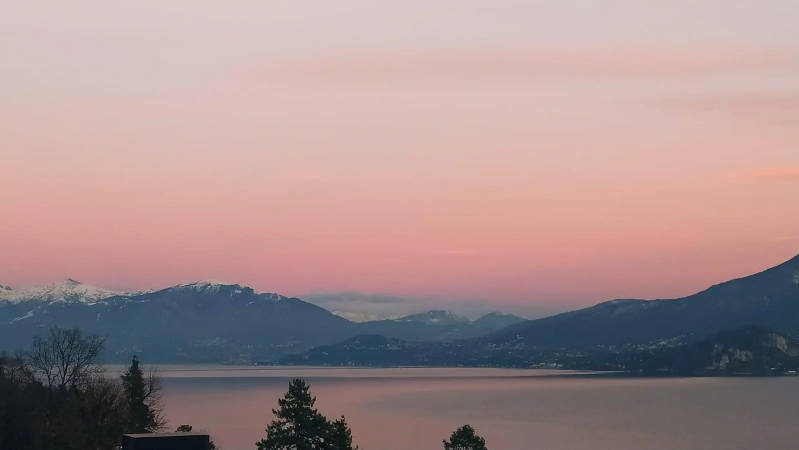
#> input picture img/hero-1598.webp, 1598 x 899 px (shown at 1/2 size)
$ python og.py
#> lines starting #> are read from the running program, lines starting #| are printed output that depends on the picture
#!/usr/bin/env python3
"""Genera le immagini di condivisione social (1200x630 JPG), una per lingua.

Uso:  python3 _src/og.py   (richiede Pillow: pip install pillow; font di sistema macOS)
Scrive img/og-<lingua>.jpg usando i testi di _src/i18n/<lingua>.json.
"""
import json, re
from pathlib import Path
from PIL import Image, ImageDraw, ImageFont

ROOT = Path(__file__).resolve().parent.parent
LANGS = ["it", "en", "de", "fr", "es"]
W, H = 1200, 630
FUTURA = "/System/Library/Fonts/Supplemental/Futura.ttc"
AVENIR = "/System/Library/Fonts/Avenir Next.ttc"
bold = lambda s: ImageFont.truetype(FUTURA, s, index=2)        # Futura Bold
light = lambda s: ImageFont.truetype(AVENIR, s, index=7)       # Avenir Next Regular
medium = lambda s: ImageFont.truetype(AVENIR, s, index=5)      # Avenir Next Medium
ACCENT = (224, 118, 43)


def background():
    im = Image.open(ROOT / "img/hero-1598.webp").convert("RGB")
#> im is the input picture: PIL image 1598x899 RGB; mean R, G, B 165.7, 142.5, 142.3
    im = im.resize((W, round(im.height * W / im.width)), Image.LANCZOS)
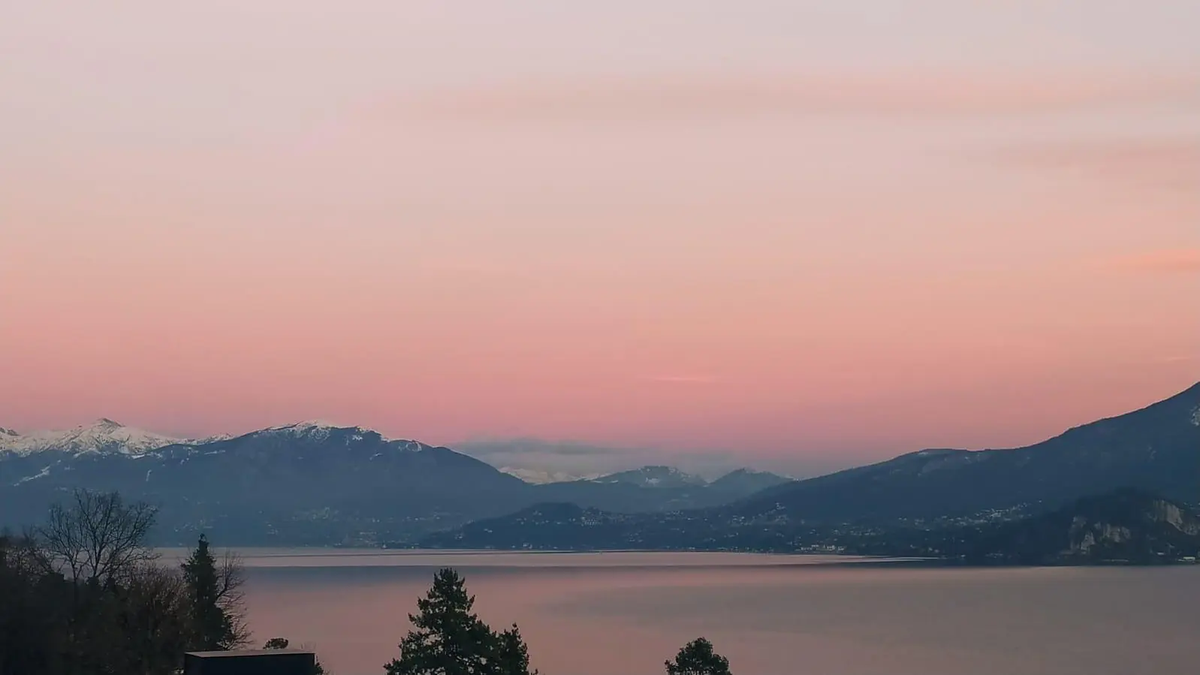
#> im: PIL image 1200x675 RGB; mean R, G, B 165.7, 142.5, 142.3
    top = (im.height - H) // 2
#> top = 22
    im = im.crop((0, top, W, top + H))
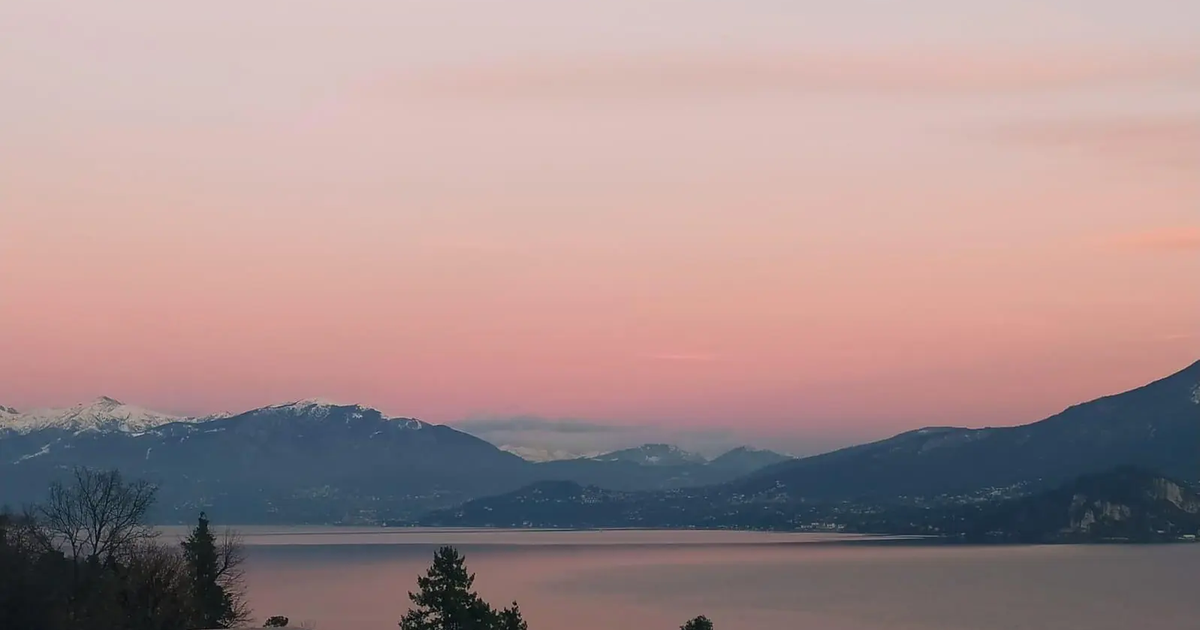
#> im: PIL image 1200x630 RGB; mean R, G, B 167, 143.2, 143
    # velatura scura a sinistra e in basso per leggere il testo
    shade = Image.new("L", (W, H))
#> shade: PIL image 1200x630 L; every value is 0
    px = shade.load()
    for x in range(W):
        for y in range(H):
            a = max(0.0, 1 - x / (W * 0.85)) * 150 + (y / H) ** 2 * 90
            px[x, y] = min(200, int(a))
    im.paste(Image.new("RGB", (W, H), (14, 22, 26)), mask=shade)
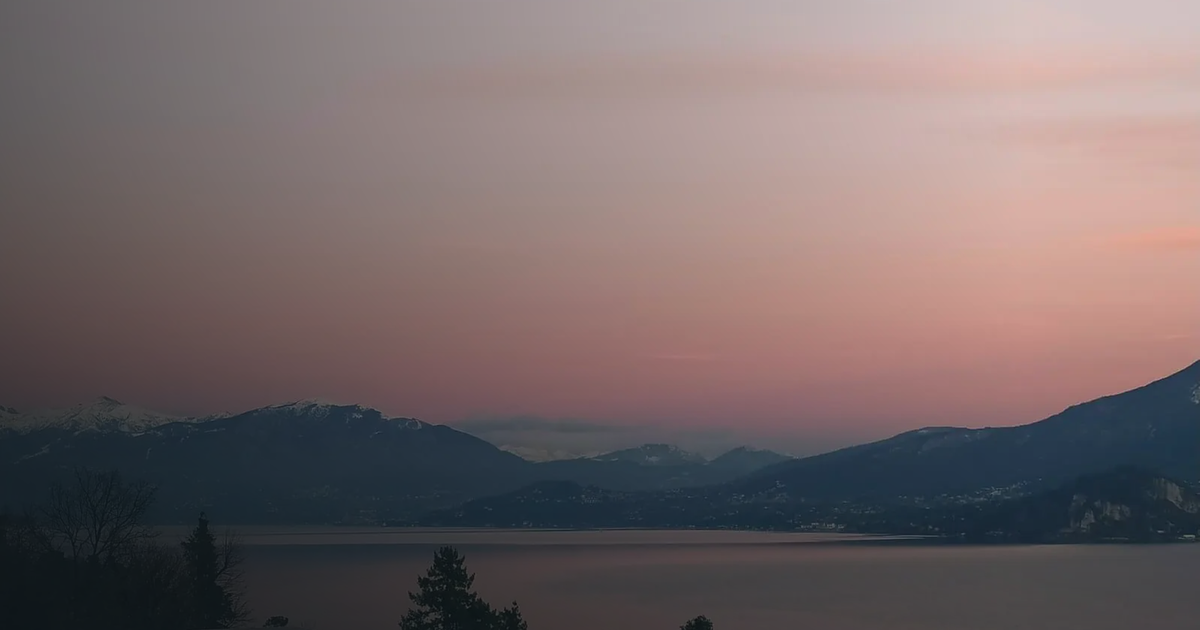
#> im: PIL image 1200x630 RGB; mean R, G, B 117.5, 103.6, 104.3
    return im


# [49 lines left out: functions spaced, fit, make, not called in this run]


if __name__ == "__main__":
    bg = background()
#> (the run stopped early here; a loop or call above may not have finished)

$ run again, with img/anna-artista-608.webp copied over img/hero-1598.webp
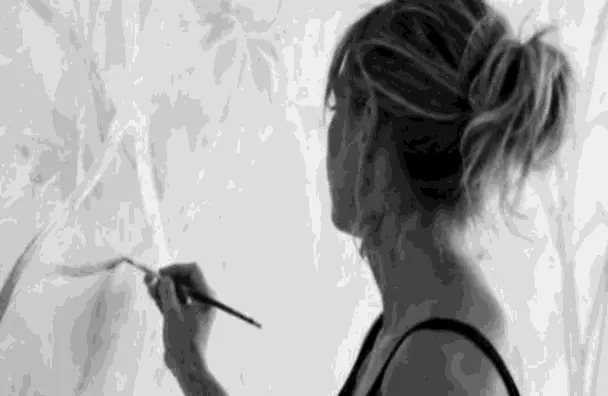
#> input picture img/anna-artista-608.webp, 608 x 396 px
#> in background, im is the input picture: PIL image 608x396 RGB; mean R, G, B 167.3, 167.3, 167.3
#> in background, `im = im.crop((0, top, W, top + H))`:
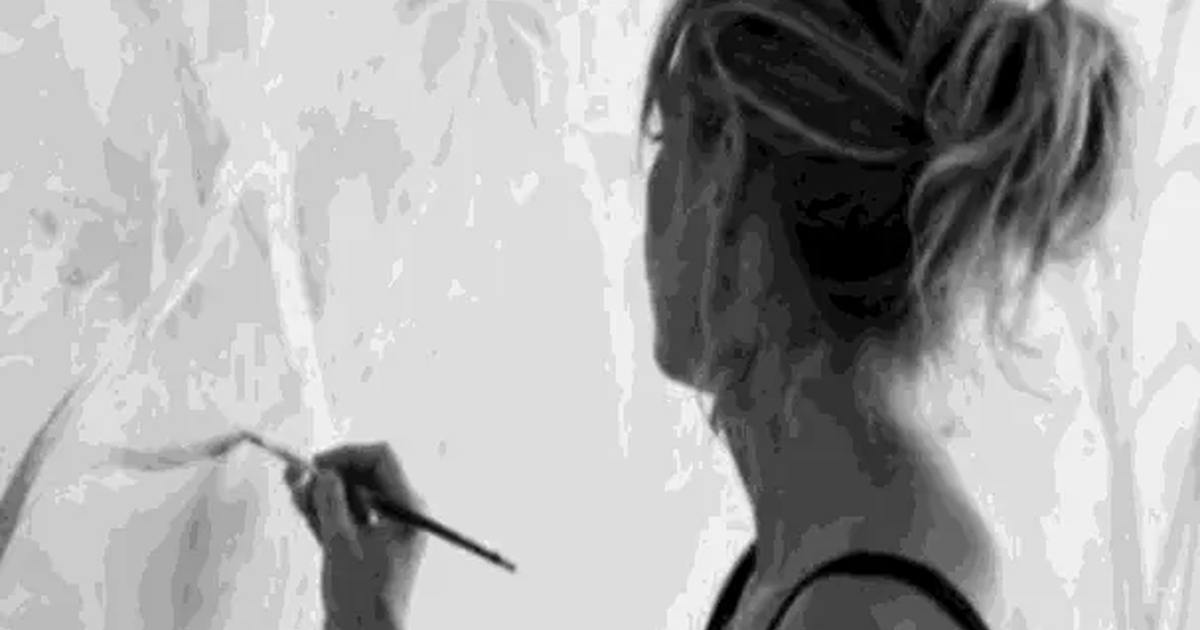
#> im: PIL image 1200x630 RGB; mean R, G, B 166.7, 166.7, 166.7
#> shade: PIL image 1200x630 L; every value is 0
#> in background, `im.paste(Image.new("RGB", (W, H), (14, 22, 26)), mask=shade)`:
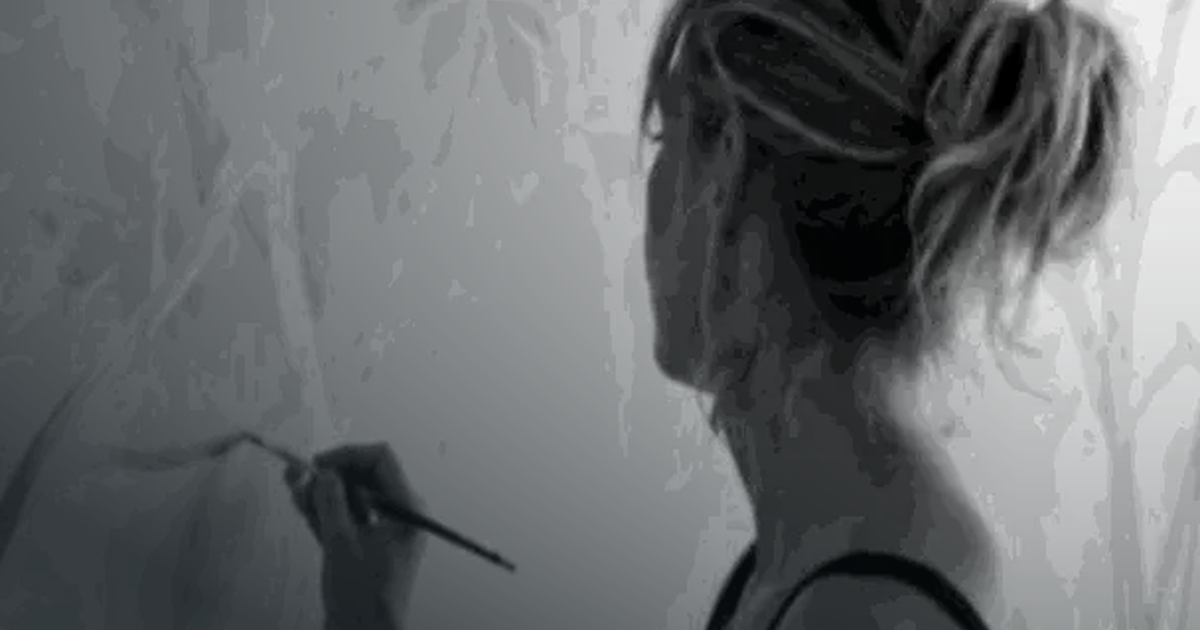
#> im: PIL image 1200x630 RGB; mean R, G, B 105.2, 108.1, 109.6

$ run again, with img/anna-direttrice-529.webp copied over img/hero-1598.webp
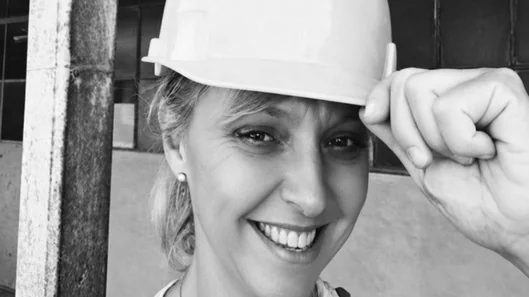
#> input picture img/anna-direttrice-529.webp, 529 x 297 px
#> in background, im is the input picture: PIL image 529x297 RGB; mean R, G, B 156.8, 156.7, 156.8
#> in background, `im = im.crop((0, top, W, top + H))`:
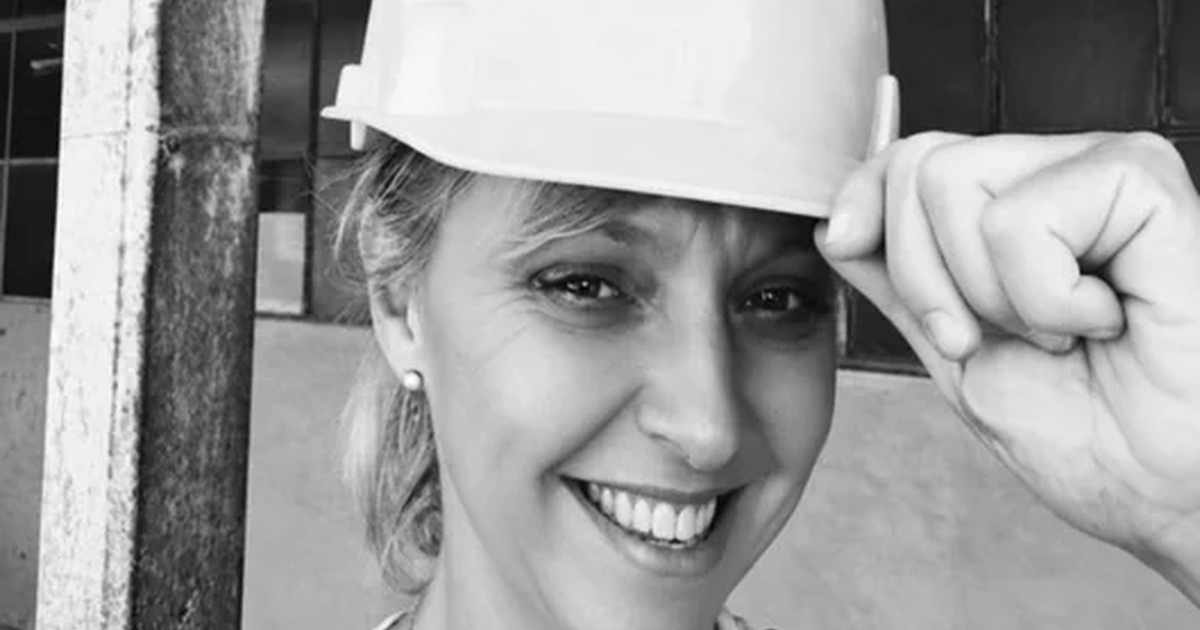
#> im: PIL image 1200x630 RGB; mean R, G, B 157.2, 157.2, 157.2
#> shade: PIL image 1200x630 L; every value is 0
#> in background, `im.paste(Image.new("RGB", (W, H), (14, 22, 26)), mask=shade)`:
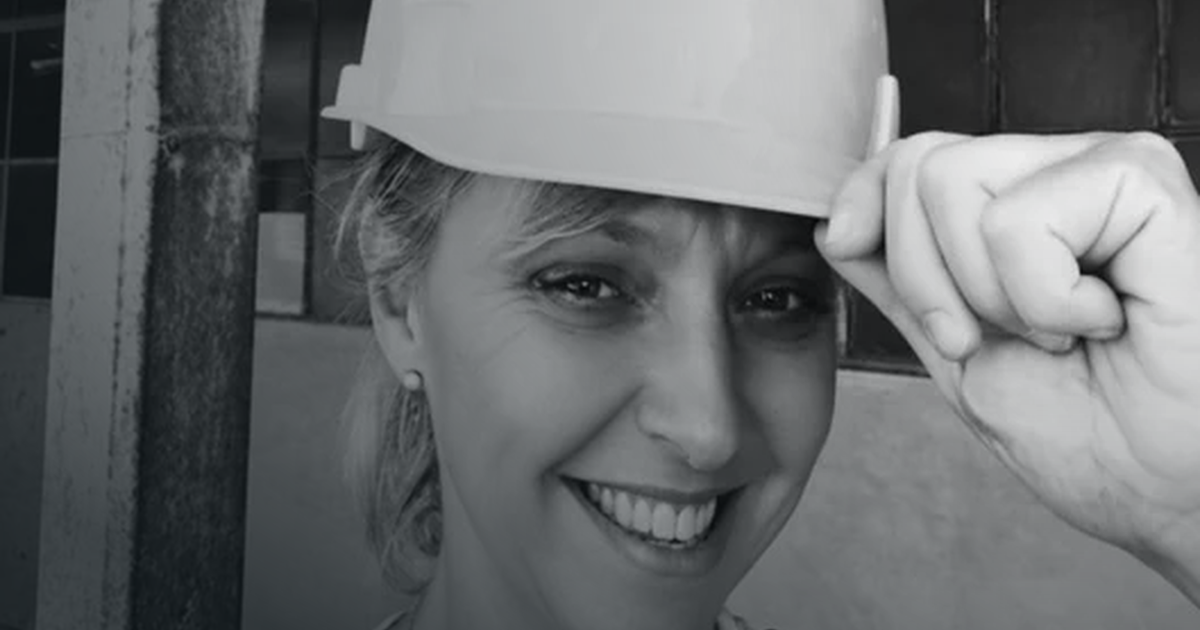
#> im: PIL image 1200x630 RGB; mean R, G, B 106.1, 109, 110.5
